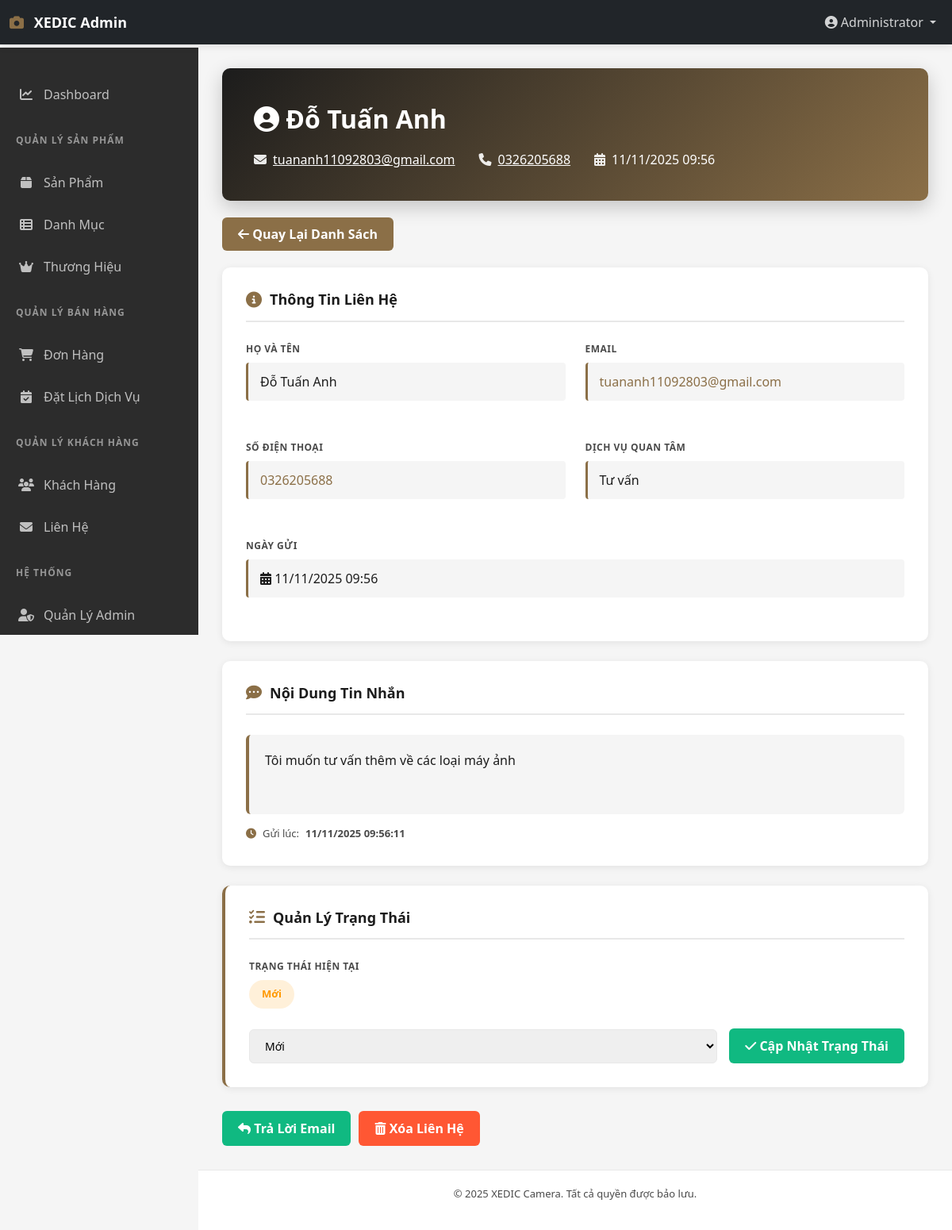
Page /admin/contact-detail.php?id=3 (signed in) on the committed database.
### tables this page shows
CREATE TABLE `contacts` (
  `id` int(11) NOT NULL,
  `name` varchar(100) NOT NULL,
  `email` varchar(100) NOT NULL,
  `phone` varchar(20) DEFAULT NULL,
  `service` varchar(100) DEFAULT NULL,
  `message` text NOT NULL,
  `status` enum('new','processing','completed') DEFAULT 'new',
  `created_at` timestamp NOT NULL DEFAULT current_timestamp(),
  `updated_at` timestamp NOT NULL DEFAULT current_timestamp() ON UPDATE current_timestamp()
);

### admin/contact-detail.php (the view, shortened to what this page needs)
<?php
$database = new Database();
$db = $database->getConnection();
$contact_id = isset($_GET['id']) ? (int)$_GET['id'] : 0;
$stmt = $db->prepare("SELECT * FROM contacts WHERE id = :id");
$stmt->bindParam(':id', $contact_id, PDO::PARAM_INT);
$stmt->execute();
$contact = $stmt->fetch(PDO::FETCH_ASSOC);
?>
<!DOCTYPE html>
<html lang="vi">
<head>
    <link href="https://cdn.jsdelivr.net/npm/bootstrap@5.3.2/dist/css/bootstrap.min.css" rel="stylesheet">
    <link rel="stylesheet" href="https://cdnjs.cloudflare.com/ajax/libs/font-awesome/6.5.1/css/all.min.css">
    <link rel="stylesheet" href="css/admin.css">
    <link rel="stylesheet" href="css/contact-detail.css">
</head>
<body>
    <?php include 'includes/header.php'; ?>
    <div class="contact-detail-container">
        <div class="contact-header">
            <div class="contact-name">
                <i class="fas fa-user-circle"></i> <?php echo htmlspecialchars($contact['name']); ?>
            </div>
            <div class="contact-meta">
                <div class="contact-meta-item">
                    <i class="fas fa-envelope"></i>
                    <a href="mailto:<?php echo htmlspecialchars($contact['email']); ?>" style="color: white;">
                        <?php echo htmlspecialchars($contact['email']); ?>
                    </a>
                </div>
                <div class="contact-meta-item">
                    <i class="fas fa-phone"></i>
                    <a href="tel:<?php echo htmlspecialchars($contact['phone']); ?>" style="color: white;">
                        <?php echo htmlspecialchars($contact['phone']); ?>
                    </a>
                </div>
                <div class="contact-meta-item">
                    <i class="fas fa-calendar-alt"></i>
                    <?php echo date('d/m/Y H:i', strtotime($contact['created_at'])); ?>
                </div>
            </div>
        </div>
        <div style="margin-bottom: 30px;">
            <a href="contacts.php" class="btn-back">
                <i class="fas fa-arrow-left"></i> Quay Lại Danh Sách
            </a>
        </div>
        <div class="detail-section">
            <h3 class="section-title">
                <i class="fas fa-info-circle"></i> Thông Tin Liên Hệ
            </h3>
            <div class="two-column">
                <div class="info-group">
                    <label class="info-label">Họ và Tên</label>
                    <div class="info-value">
                        <?php echo htmlspecialchars($contact['name']); ?>
                    </div>
                </div>
                <div class="info-group">
                    <label class="info-label">Email</label>
                    <div class="info-value">
                        <a href="mailto:<?php echo htmlspecialchars($contact['email']); ?>">
                            <?php echo htmlspecialchars($contact['email']); ?>
                        </a>
                    </div>
                </div>
            </div>
            <div class="two-column">
                <div class="info-group">
                    <label class="info-label">Số Điện Thoại</label>
                    <div class="info-value">
                        <a href="tel:<?php echo htmlspecialchars($contact['phone']); ?>">
                            <?php echo htmlspecialchars($contact['phone']); ?>
                        </a>
                    </div>
                </div>
                <div class="info-group">
                    <label class="info-label">Dịch Vụ Quan Tâm</label>
                    <div class="info-value">
                        <?php
                        $service = $contact['service'] ?? 'Không xác định';
                        $service_labels = [
                            'camera' => 'Mua Camera',
                            'lens' => 'Mua Ống Kính',
                            'accessories' => 'Phụ Kiện',
                            'repair' => 'Sửa Chữa',
                            'consultation' => 'Tư Vấn',
                            'education' => 'Đào tạo chuyên sâu'
                        ];
                        echo htmlspecialchars($service_labels[$service] ?? $service);
                        ?>
                    </div>
                </div>
            </div>
            <div class="info-group">
                <label class="info-label">Ngày Gửi</label>
                <div class="info-value">
                    <i class="fas fa-calendar-alt"></i> <?php echo date('d/m/Y H:i', strtotime($contact['created_at'])); ?>
                </div>
            </div>
        </div>
        <div class="detail-section">
            <h3 class="section-title">
                <i class="fas fa-comment-dots"></i> Nội Dung Tin Nhắn
            </h3>
            <div class="message-content">
                <?php echo nl2br(htmlspecialchars($contact['message'])); ?>
            </div>
            <div class="timestamp">
                <i class="fas fa-clock"></i>
                Gửi lúc: <strong><?php echo date('d/m/Y H:i:s', strtotime($contact['created_at'])); ?></strong>
            </div>
        </div>
        <div class="status-section">
            <h3 class="section-title">
                <i class="fas fa-tasks"></i> Quản Lý Trạng Thái
            </h3>
            <div class="info-group">
                <label class="info-label">Trạng Thái Hiện Tại</label>
                <div style="margin-bottom: 20px;">
                    <span class="status-badge <?php echo htmlspecialchars($contact['status']); ?>">
                        <?php
                        $status_labels = [
                            'new' => 'Mới',
                            'processing' => 'Đang xử lý',
                            'completed' => 'Hoàn thành'
                        ];
                        echo $status_labels[$contact['status']] ?? $contact['status'];
                        ?>
                    </span>
                </div>
            </div>
            <form method="POST" class="status-form">
                <select name="status" required>
                    <option value="new" <?php echo $contact['status'] === 'new' ? 'selected' : ''; ?>>Mới</option>
                </select>
                <button type="submit" name="action" value="update_status">
                    <i class="fas fa-check"></i> Cập Nhật Trạng Thái
                </button>
            </form>
        </div>
        <div class="action-buttons">
            <a href="mailto:<?php echo htmlspecialchars($contact['email']); ?>" class="btn-back" style="background-color: #10B981;">
                <i class="fas fa-reply"></i> Trả Lời Email
            </a>
            <button class="btn-delete" onclick="deleteContact(<?php echo $contact['id']; ?>)">
                <i class="fas fa-trash-alt"></i> Xóa Liên Hệ
            </button>
        </div>
    </div>
    <?php include 'includes/footer.php'; ?>
</body>
</html>

### admin/css/admin.css (style rules this page uses)
:root { --primary-color: #1C1C1C; --secondary-color: #8B6F47; --success-color: #10B981; --warning-color: #FF9800; --danger-color: #FF5733; --sidebar-bg: #2C2C2C; --text-dark: #1C1C1C; --text-light: #4A4A4A; --border-color: #E8E8E8; --light-bg: #F5F5F5; --text-color: #1C1C1C; --accent-color: #FF5733; --light-gray: #E8E8E8; --white: #FFFFFF; }
* { margin: 0; padding: 0; box-sizing: border-box; }
body { font-family: 'Segoe UI', Tahoma, Geneva, Verdana, sans-serif; background-color: var(--light-bg); color: var(--text-dark); }

### admin/css/contact-detail.css (style rules this page uses)
.contact-detail-container { max-width: 900px; margin: 0 auto; }
.contact-header { background: linear-gradient(135deg, #1C1C1C 0%, #8B6F47 100%); color: white; padding: 40px; border-radius: 10px; margin-bottom: 30px; box-shadow: 0 8px 25px rgba(0, 0, 0, 0.2); }
.contact-header .contact-name { font-size: 32px; font-weight: 700; margin-bottom: 10px; }
.contact-header .contact-meta { display: flex; gap: 30px; flex-wrap: wrap; margin-top: 15px; }
.contact-meta-item { display: flex; align-items: center; gap: 8px; }
.contact-meta-item i { font-size: 16px; opacity: 0.9; }
.detail-section { background: white; padding: 30px; border-radius: 10px; box-shadow: 0 2px 10px rgba(0, 0, 0, 0.08); margin-bottom: 25px; }
.section-title { font-size: 18px; font-weight: 700; color: #1C1C1C; margin-bottom: 25px; padding-bottom: 15px; border-bottom: 2px solid #E8E8E8; display: flex; align-items: center; gap: 10px; }
.section-title i { color: #8B6F47; font-size: 20px; }
.info-group { margin-bottom: 25px; }
.info-label { font-size: 12px; font-weight: 700; color: #4A4A4A; text-transform: uppercase; letter-spacing: 0.5px; margin-bottom: 8px; display: block; }
.info-value { font-size: 16px; color: #1C1C1C; padding: 12px 15px; background-color: #F5F5F5; border-left: 3px solid #8B6F47; border-radius: 4px; word-break: break-word; }
.info-value a { color: #8B6F47; text-decoration: none; }
.status-badge { display: inline-block; padding: 8px 16px; border-radius: 20px; font-size: 13px; font-weight: 600; }
.status-badge.new { background-color: rgba(255, 152, 0, 0.15); color: #FF9800; }
.message-content { padding: 20px; background-color: #F5F5F5; border-left: 4px solid #8B6F47; border-radius: 6px; line-height: 1.6; color: #1C1C1C; word-wrap: break-word; min-height: 100px; }
.timestamp { display: flex; align-items: center; gap: 8px; font-size: 13px; color: #4A4A4A; margin-top: 15px; }
.timestamp i { color: #8B6F47; }
.action-buttons { display: flex; gap: 10px; margin-top: 30px; flex-wrap: wrap; }
.btn-back { background-color: #8B6F47; color: white; padding: 10px 20px; border-radius: 6px; text-decoration: none; transition: all 0.3s ease; border: none; cursor: pointer; font-weight: 600; }
.btn-delete { background-color: #FF5733; color: white; padding: 10px 20px; border-radius: 6px; border: none; cursor: pointer; font-weight: 600; transition: all 0.3s ease; }
.status-section { background: white; padding: 30px; border-radius: 10px; box-shadow: 0 2px 10px rgba(0, 0, 0, 0.08); margin-bottom: 25px; border-left: 4px solid #8B6F47; }
.status-form { display: flex; gap: 15px; align-items: flex-end; flex-wrap: wrap; }
.status-form select { padding: 10px 15px; border: 1px solid #E8E8E8; border-radius: 6px; font-size: 14px; flex: 1; min-width: 200px; }
.status-form button { padding: 10px 20px; background-color: #10B981; color: white; border: none; border-radius: 6px; font-weight: 600; cursor: pointer; transition: all 0.3s ease; }
.two-column { display: grid; grid-template-columns: 1fr 1fr; gap: 25px; margin-bottom: 25px; }

### rows in the picture
contacts: name "Đỗ Tuấn Anh", email "tuananh11092803@gmail.com", phone "0326205688", created_at "11/11/2025 09:56", service "Tư vấn", message "Tôi muốn tư vấn thêm về các loại máy ảnh", created_at "11/11/2025 09:56:11", status "Mới"

### other values in the picture
$_SESSION['full_name'] "Administrator"
